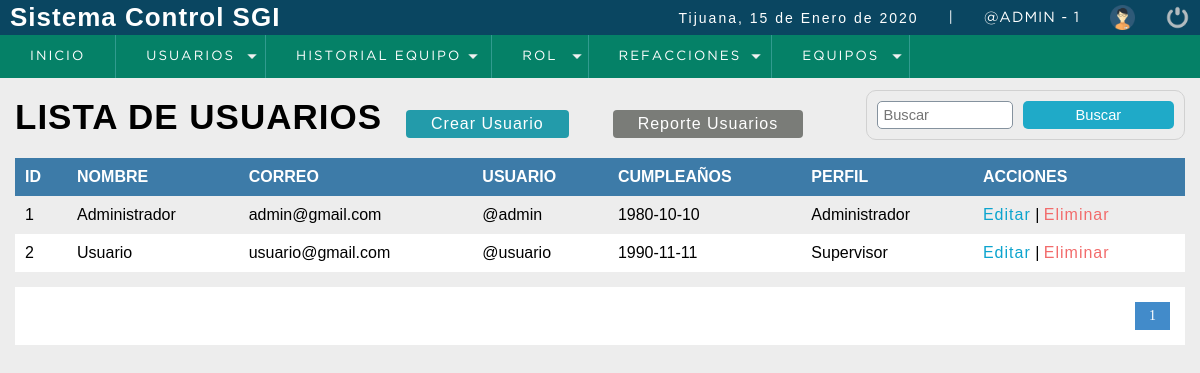
The page /sistema/lista_usuario.php (signed in) on the database its author committed.
### tables this page shows
CREATE TABLE t_Usuarios
(
  idusuario INTEGER UNSIGNED PRIMARY KEY AUTO_INCREMENT,
  usuario VARCHAR(15) NOT NULL,
  email VARCHAR(80) UNIQUE NOT NULL,  
  nombre  VARCHAR(100) NOT NULL,
  cumpleanos DATE NOT NULL,
  clave CHAR(32) NOT NULL,  
  perfil ENUM ('Admin','User') NOT NULL,
  estatus CHAR(1) NOT NULL DEFAULT 1, 
  id_rol INTEGER UNSIGNED NOT NULL,
  FOREIGN KEY(id_rol) REFERENCES t_Rol(id_rol)
    ON DELETE RESTRICT ON UPDATE CASCADE
);

CREATE TABLE t_Rol
(
  id_rol INTEGER UNSIGNED PRIMARY KEY AUTO_INCREMENT,
  rol VARCHAR(80) NOT NULL
);

### sistema/include/functions.php (called while the page is built, shortened)
<?php
	function fechaC(){
		$mes = array("","Enero",
					  "Febrero",
					  "Marzo",
					  "Abril",
					  "Mayo",
					  "Junio",
					  "Julio",
					  "Agosto",
					  "Septiembre",
					  "Octubre",
					  "Noviembre",
					  "Diciembre");
		return date('d')." de ". $mes[date('n')] . " de " . date('Y');
	}
 ?>

### conexion.php (called while the page is built, shortened)
<?php
  class Conexion
  {
    private static $host = 'localhost';
    private static $user = 'servicios';
    private static $password = 'pcnay2003';
    private static $db_name = 'ordenservicios';
    private static $db_charset = 'uft8';
    public $conexion;
    public $query;
    public $rows = array();
    public function db_open()
    {
      $this->conexion = new mysqli(self::$host,
      self::$user,
      self::$password,
      self::$db_name);
      $this->conexion->set_charset(self::$db_charset);
    }
    public function get_query()
    {
      $result = $this->conexion->query($this->query);
      while ($this->rows[] = $result->fetch_assoc() );
      array_pop($this->rows);
      $datos2 = array();
      if (!empty($this->rows))
      {
        foreach ($this->rows as $nombreCampo => $contenidoCampo)
        {
          array_push($datos2,$contenidoCampo);
        }
      }
      return $datos2;
    }
  }
?>

### sistema/lista_usuario.php (the view, shortened to what this page needs)
<?php
  include "../conexion.php"
?>
<!DOCTYPE html>
<html lang="en">
<head>
	<?php include "include/scripts.php"; ?>
</head>
<body>
	<?php include "include/header.php" ?>
	<section id="container">
		<h1>LISTA DE USUARIOS</h1>
    <a href="registro_usuario.php" class="btn_new">Crear Usuario</a>
    <a href="reporte-usuario.php" target="_blank" class="btn_reporte">Reporte Usuarios</a>
    <form action="buscar_usuario.php" method="get" class="form_search">
      <input type="text" name ="busqueda" id = "busqueda" placeholder = "Buscar" >
      <input type="submit" value="Buscar" class = "btn_search">
    </form>
    <table>
      <tr>
        <th>ID</th>
        <th>NOMBRE</th>
        <th>CORREO</th>
        <th>USUARIO</th>
        <th>CUMPLEAÑOS</th>
        <th>PERFIL</th>
        <th>ACCIONES</th>
      </tr>
      <?php
        $conectar = new Conexion();
        $conectar->query = "SELECT COUNT(*) AS total_registro FROM t_Usuarios WHERE estatus='1'";
        $datos = $conectar->get_query();
        $total_registro = $datos[0]['total_registro'];
        $por_pagina = 3;
        if (empty ($_GET['pagina']))
        {
          $pagina = 1;
        }
        else
        {
          $pagina = $_GET['pagina'];
        }
        $desde = ($pagina-1)*$por_pagina;
        $total_paginas = ceil($total_registro/$por_pagina);
          $consulta = new Conexion();
          $consulta->query = "SELECT u.idusuario,u.nombre,u.email,u.usuario,u.cumpleanos,r.rol FROM t_Usuarios u INNER JOIN t_Rol r ON u.id_rol = r.id_rol WHERE u.estatus = '1' ORDER BY u.nombre ASC LIMIT $desde,$por_pagina";
          $datos2 = $consulta->get_query();
          for ($n=0;$n<count($datos2);$n++)
          {
       ?>
            <tr>
              <td><?php echo $datos2[$n]['idusuario']; ?></td>
              <td><?php echo $datos2[$n]['nombre']; ?></td>
              <td><?php echo $datos2[$n]['email']; ?></td>
              <td><?php echo $datos2[$n]['usuario']; ?></td>
              <td><?php echo $datos2[$n]['cumpleanos']; ?></td>
              <td><?php echo $datos2[$n]['rol']; ?></td>
              <td>
                <a class="link_edit" href="editar_usuario.php?id=<?php echo $datos2[$n]['idusuario']; ?>">Editar</a>
                |
                <a class="link_delete" href="eliminar_usuario.php?id=<?php echo $datos2[$n]['idusuario']; ?>">Eliminar</a>
              </td>
            </tr>
      <?php
          }
      ?>
    </table>
    <div class="paginador">
      <ul>
        <?php
          for ($i=1;$i<=$total_paginas;$i++)
          {
            if ($i == $pagina)
            {
              echo '<li class="pageSelected">'.$i.'</li>';
            }
            else
            {
              echo '<li><a href="?pagina='.$i.'">'.$i.'</a></li>';
            }
          }
        ?>
      </ul>
    </div>
	</section>
</body>
</html>

### sistema/include/scripts.php (shortened to what this page needs)
<link rel="stylesheet" type="text/css" href="css/style.css">
<?php include "functions.php"; ?>

### sistema/include/header.php (shortened to what this page needs)
<header>
		<div class="header">
			<h1>Sistema Control SGI</h1>
			<div class="optionsBar">
				<p>Tijuana, <?php echo fechaC(); ?> </p>
				<span>|</span>
				<span class="user"><?php echo $_SESSION['usuario'].' - '.$_SESSION['id_rol']; ?></span>
				<img class="photouser" src="img/user.png" alt="Usuario">
				<a href="salir.php"><img class="close" src="img/salir.png" alt="Salir del sistema" title="Salir"></a>
			</div>
		</div>
    <?php include "nav.php"?>
	</header>

### sistema/include/nav.php (shortened to what this page needs)
<nav>
			<ul>
				<li><a href="#">Inicio</a></li>
				<li class="principal">
					<a href="#">Usuarios</a>
				</li>
				<li class="principal">
					<a href="#">Historial Equipo</a>
				</li>
				<li class="principal">
					<a href="#">Rol</a>
				</li>
				<li class="principal">
					<a href="#">Refacciones</a>
				</li>
				<li class="principal">
					<a href="#">Equipos</a>
				</li>
			</ul>
		</nav>

### sistema/css/style.css (style rules this page uses)
* { margin: 0; padding: 0; box-sizing: border-box; }
body { background: #ededed; }
h1, h2, h3, h4, h5, h6 { font-family: 'arial'; font-weight: bold; letter-spacing: 1px; }
h1 { font-size: 26px; }
p { font-family: 'arial'; letter-spacing: 2px; font-size: 14px; line-height: 20px; }
a { text-decoration: none; font-family: arial; letter-spacing: 1px; }
span { font-family: 'GothamBook'; letter-spacing: 1px; font-size: 14px; line-height: 20px; }
header { position: fixed; width: 100%; }
.header { color: #FFF; background: #0a4661; height: 35px; display: -webkit-flex; display: -moz-flex; display: -ms-flex; display: -o-flex; display: flex; justify-content: space-between; align-items: center; padding: 10px; }
.optionsBar { display: -webkit-flex; display: -moz-flex; display: -ms-flex; display: -o-flex; display: flex; justify-content: center; align-items: center; }
.optionsBar span { color: #FFF; font-size: 11pt; font-family: 'GothamBook'; text-transform: uppercase; margin-left: 30px; }
.photouser { margin-left: 30px; width: 25px; height: 25px; }
.close { width: 25px; height: 25px; }
.optionsBar a { display: -webkit-flex; display: -moz-flex; display: -ms-flex; display: -o-flex; display: flex; margin-left: 30px; }
nav ul { background: #058167; list-style: none; display: -webkit-flex; display: -moz-flex; display: -ms-flex; display: -o-flex; display: flex; justify-content: left; align-items: center; }
nav ul > li a { position: relative; }
nav a { color: #FFF; display: block; font-size: 10pt; font-family: 'GothamBook'; padding: 15px 30px; text-transform: uppercase; letter-spacing: 2px; transition: background .5s; border-right: 1px solid #319B8F; }
nav .principal > a { background: url(../images/arrow_bottom.png) no-repeat; background-position-x: 0%; background-position-y: 0%; background-size: auto auto; background-position: 94% center; background-size: 10px; }
#container { padding: 90px 15px 15px; }
form { background:#FFF; margin:auto; padding:20px 50px; border:1px solid #d1d1d1; }
input, select { display:block; width:100%; font-size:11pt; padding:5px; border:1px solid #85929e; border-radius:5px; }
#container h1 { font-size:35px; display:inline-block; }
.btn_new { display:inline-block; background:#239baa; color:#FFF; padding:5px 25px; border-radius:4px; margin:20px; }
.btn_reporte { display:inline-block; background:#7a7c78; color:#FFF; padding:5px 25px; border-radius:4px; margin:20px; }
table { border-collapse:collapse; font-size:12pt; font-family:'Arial'; width:100%; }
table th { text-align:left; padding:10px; background:#3d7ba8; color:#FFF; }
table tr:nth-child(odd) { background:#FFF; }
table td { padding:10px; }
.link_edit { color:#0ca4ce; }
.link_delete { color:#f26b6b; }
.paginador ul { padding:15px; list-style:none; background:#fff; margin-top:15px; display: -webkit-flex; display: -moz-flex; display: -ms-flex; display: -o-flex; display: flex; justify-content:flex-end; }
.paginador a, .pageSelected { color:#428bca; border:1px solid #ddd; padding:5px; display:inline-block; font-size:14px; text-align:center; width:35px; }
.pageSelected { color:#FFF; background:#428bca; border:1px solid #428bca; }
.form_search { display: -webkit-flex; display: -moz-flex; display: -ms-flex; display: -o-flex; display: flex; float:right; background:initial; padding:10px; border-radius:10px; }
.form_search .btn_search { background:#1faac8; color:#fff; padding:0 20px; border:0; cursor:pointer; margin-left:10px; }

### rows shown on the page
t_usuarios: idusuario "1", nombre "Administrador", email "admin@gmail.com", usuario "@admin", cumpleanos "1980-10-10", id_rol.rol "Administrador"
t_usuarios: idusuario "2", nombre "Usuario", email "usuario@gmail.com", usuario "@usuario", cumpleanos "1990-11-11", id_rol.rol "Supervisor"

### other values the page prints
fechaC() "15 de Enero de 2020"
$_SESSION['usuario'] "@ADMIN"
$_SESSION['id_rol'] "1"
